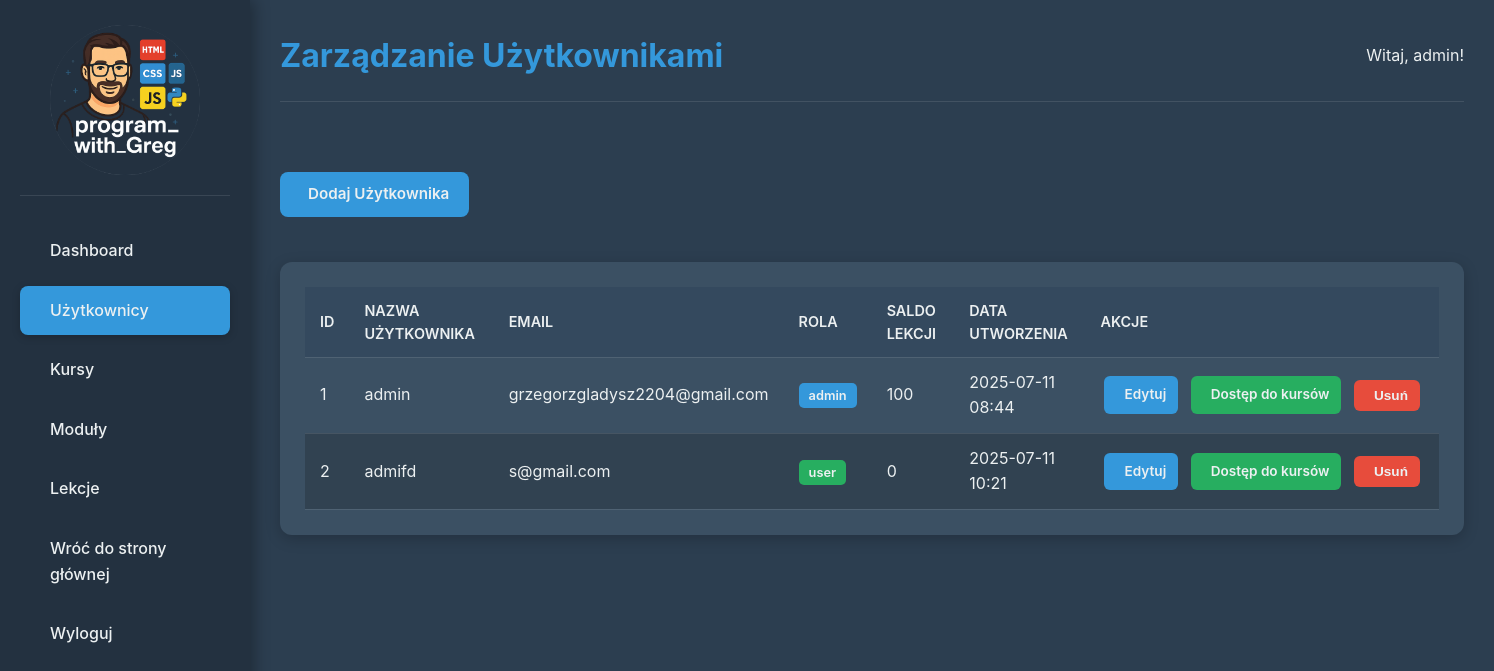
Before: /admin/users (signed in) with the older database file.
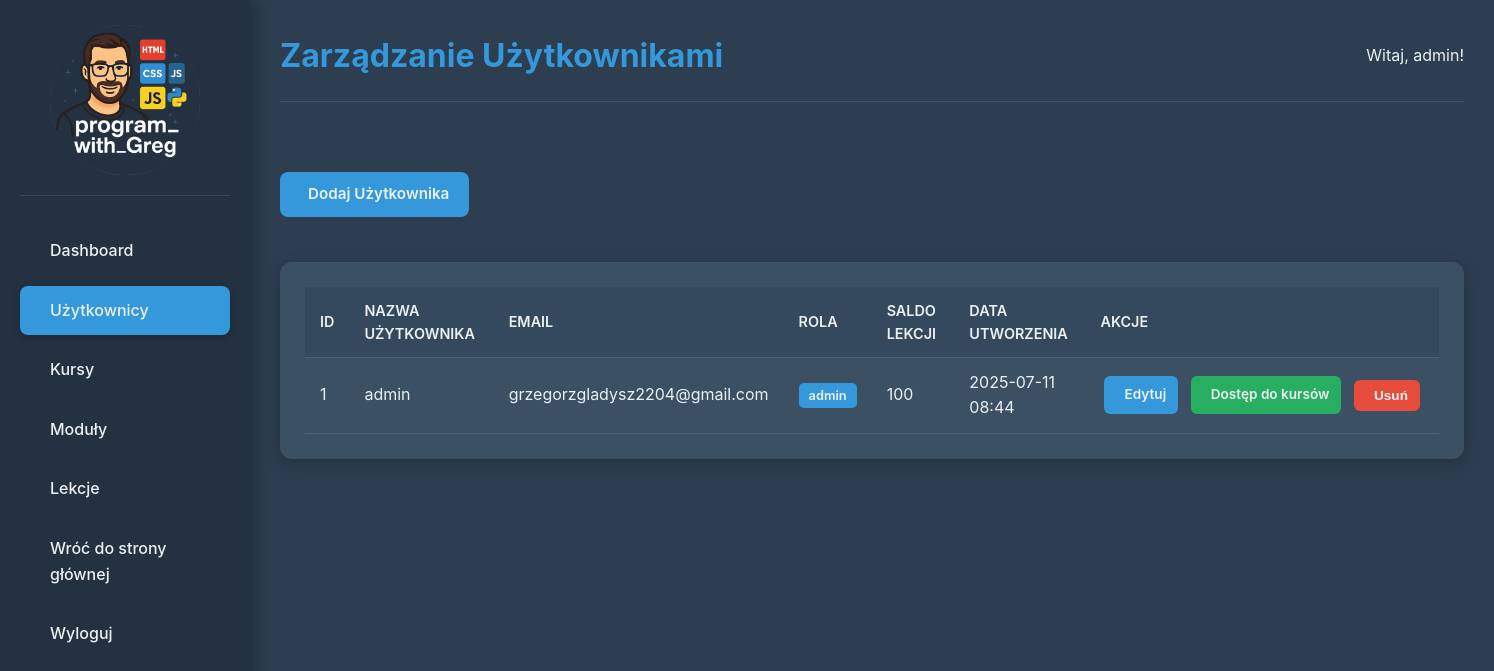
After: the same page with the newer database file.
### models.py (models this page shows, shortened)
class User(db.Model):
    id = db.Column(db.Integer, primary_key=True)
    username = db.Column(db.String(80), unique=True, nullable=False)
    email = db.Column(db.String(120), unique=True, nullable=False)
    password_hash = db.Column(db.String(255), nullable=False) # Zwiększono rozmiar dla bezpieczeństwa hashy
    role = db.Column(db.String(20), default='user', nullable=False) # 'user', 'admin'. Dodano nullable=False
    lessons_balance = db.Column(db.Integer, default=0, nullable=False) # Dodano nullable=False
    created_at = db.Column(db.DateTime, default=datetime.utcnow)
    course_accesses = db.relationship('UserCourseAccess', backref='user', lazy=True, cascade="all, delete-orphan")

### main.py (the view)
@app.route('/admin/users') # Dekorator Flask dla trasy '/admin/users'.
@admin_required # Dekorator `admin_required` upewnia się, że tylko administratorzy mają dostęp.
def admin_users(): # Definiuje funkcję widoku `admin_users`.
    users = User.query.all() # Pobiera wszystkich użytkowników z bazy danych.
    return render_template('admin/users.html', users=users) # Renderuje szablon `admin/users.html` i przekazuje listę użytkowników.

### templates/admin/users.html (shortened to what this page needs)
{% extends "admin/base_admin.html" %}
{% block page_title %}Zarządzanie Użytkownikami{% endblock %}
{% block content %}
    <div class="admin-actions-bar">
        <a href="{{ url_for('admin_add_user') }}" class="btn-primary"> Dodaj Użytkownika</a>
    </div>
    <div class="admin-table-container admin-card">
        <table>
            <thead>
                <tr>
                    <th>ID</th>
                    <th>Nazwa Użytkownika</th>
                    <th>Email</th>
                    <th>Rola</th>
                    <th>Saldo Lekcji</th>
                    <th>Data Utworzenia</th>
                    <th>Akcje</th>
                </tr>
            </thead>
            <tbody>
                {% for user in users %}
                <tr>
                    <td>{{ user.id }}</td>
                    <td>{{ user.username }}</td>
                    <td>{{ user.email }}</td>
                    <td><span class="badge {{ user.role }}">{{ user.role }}</span></td>
                    <td>{{ user.lessons_balance }}</td>
                    <td>{{ user.created_at.strftime('%Y-%m-%d %H:%M') }}</td>
                    <td class="table-actions">
                        <a href="{{ url_for('admin_edit_user', user_id=user.id) }}" class="btn-action edit"> Edytuj</a>
                        <a href="{{ url_for('admin_assign_course_to_user', user_id=user.id) }}" class="btn-action assign"> Dostęp do kursów</a>
                        <form action="{{ url_for('admin_delete_user', user_id=user.id) }}" method="POST" onsubmit="return confirm('Czy na pewno chcesz usunąć tego użytkownika?');" style="display:inline;">
                            <button type="submit" class="btn-action delete"> Usuń</button>
                        </form>
                    </td>
                </tr>
                {% else %}
                <tr>
                    <td colspan="7">Brak użytkowników.</td>
                </tr>
                {% endfor %}
            </tbody>
        </table>
    </div>
{% endblock %}

### templates/admin/base_admin.html (shortened to what this page needs)
<!DOCTYPE html>
<html lang="pl">
<head>
    <link href='https://unpkg.com/boxicons@2.1.4/css/boxicons.min.css' rel='stylesheet'>
    <link rel="stylesheet" href="https://cdnjs.cloudflare.com/ajax/libs/remixicon/3.5.0/remixicon.min.css">
    <link rel="stylesheet" href="{{ url_for('static', filename='css/admin.css') }}">
    <link href="https://cdn.quilljs.com/1.3.6/quill.snow.css" rel="stylesheet">
</head>
<body>
    <div class="admin-wrapper">
        <aside class="admin-sidebar">
            <div class="admin-logo">
                <img src="{{ url_for('static', filename='images/logo.png') }}" alt="Admin Logo">
            </div>
            <nav class="admin-nav">
                <ul>
                    <li><a href="{{ url_for('admin_dashboard') }}" class="{% if request.endpoint == 'admin_dashboard' %}active{% endif %}"> Dashboard</a></li>
                    <li><a href="{{ url_for('admin_users') }}" class="{% if 'admin_users' in request.endpoint %}active{% endif %}"> Użytkownicy</a></li>
                    <li><a href="{{ url_for('admin_courses') }}" class="{% if 'admin_courses' in request.endpoint %}active{% endif %}"> Kursy</a></li>
                    <li><a href="{{ url_for('admin_modules') }}" class="{% if 'admin_modules' in request.endpoint %}active{% endif %}"> Moduły</a></li>
                    <li><a href="{{ url_for('admin_lessons') }}" class="{% if 'admin_lessons' in request.endpoint %}active{% endif %}"> Lekcje</a></li>
                    <li><a href="{{ url_for('index') }}"> Wróć do strony głównej</a></li>
                    <li><a href="{{ url_for('logout') }}"> Wyloguj</a></li>
                </ul>
            </nav>
        </aside>
        <main class="admin-content">
            <header class="admin-header">
                <h2>{% block page_title %}{% endblock %}</h2>
                <div class="admin-header-actions">
                    <span>Witaj, {{ session.get('username', 'Admin') }}!</span>
                </div>
            </header>
            <div class="admin-card-container">
                {% block content %}
                {% endblock %}
            </div>
        </main>
    </div>
</body>
</html>

### static/css/admin.css (style rules this page uses)
:root { --admin-bg-dark: #2c3e50; --admin-bg-light: #34495e; --admin-sidebar-bg: #233140; --admin-text-light: #ecf0f1; --admin-text-darker: #bdc3c7; --admin-accent-blue: #3498db; --admin-accent-green: #27ae60; --admin-accent-red: #e74c3c; --admin-accent-orange: #f39c12; --admin-border-color: rgba(255, 255, 255, 0.1); --admin-card-bg: #3b5063; --admin-hover-bg: rgba(255, 255, 255, 0.08); --admin-active-bg: var(--admin-accent-blue); }
*, *::before, *::after { box-sizing: border-box; margin: 0; padding: 0; }
html { height: 100%; }
body { font-family: 'Inter', 'Segoe UI', Tahoma, Geneva, Verdana, sans-serif; background-color: var(--admin-bg-dark); color: var(--admin-text-light); line-height: 1.6; overflow-x: hidden; min-height: 100vh; display: flex; flex-direction: column; }
a { text-decoration: none; color: inherit; }
ul { list-style: none; }
table { width: 100%; border-collapse: collapse; }
th, td { padding: 12px 15px; text-align: left; border-bottom: 1px solid var(--admin-border-color); }
th { background-color: var(--admin-bg-light); font-weight: 600; color: var(--admin-text-light); text-transform: uppercase; font-size: 0.9em; }
td { background-color: var(--admin-card-bg); }
.btn-primary, .btn-secondary, .btn-action, .btn-small { padding: 10px 20px; border-radius: 8px; font-size: 0.95rem; font-weight: 600; text-align: center; transition: all 0.3s ease; cursor: pointer; border: none; display: inline-flex; align-items: center; justify-content: center; gap: 8px; }
.btn-primary { background-color: var(--admin-accent-blue); color: var(--admin-text-light); }
.btn-action { padding: 8px 12px; font-size: 0.85rem; border-radius: 6px; margin: 0 4px; }
.btn-action.edit { background-color: var(--admin-accent-blue); color: var(--admin-text-light); }
.btn-action.assign { background-color: var(--admin-accent-green); color: var(--admin-text-light); }
.btn-action.delete { background-color: var(--admin-accent-red); color: var(--admin-text-light); }
.admin-wrapper { display: flex; min-height: 100vh; }
.admin-sidebar { width: 250px; min-width: 250px; background-color: var(--admin-sidebar-bg); padding: 25px 20px; display: flex; flex-direction: column; box-shadow: 4px 0 15px rgba(0, 0, 0, 0.3); position: sticky; top: 0; height: 100vh; overflow-y: auto; }
.admin-logo { text-align: center; margin-bottom: 30px; padding-bottom: 20px; border-bottom: 1px solid var(--admin-border-color); }
.admin-logo img { max-width: 150px; height: auto; display: block; margin: 0 auto; }
.admin-nav ul { display: flex; flex-direction: column; gap: 10px; }
.admin-nav a { display: flex; align-items: center; gap: 15px; padding: 12px 15px; border-radius: 8px; color: var(--admin-text-lighter); font-size: 1rem; font-weight: 500; transition: all 0.2s ease; }
.admin-nav a.active { background-color: var(--admin-active-bg); color: var(--admin-text-light); box-shadow: 0 2px 8px rgba(0, 0, 0, 0.2); }
.admin-content { flex-grow: 1; padding: 30px; background-color: var(--admin-bg-dark); display: flex; flex-direction: column; gap: 25px; }
.admin-header { display: flex; justify-content: space-between; align-items: center; padding-bottom: 20px; border-bottom: 1px solid var(--admin-border-color); }
.admin-header h2 { font-size: 2rem; color: var(--admin-accent-blue); font-weight: 700; }
.admin-header-actions span { font-size: 1rem; color: var(--admin-text-lighter); }
.admin-card-container { display: flex; flex-direction: column; gap: 25px; }
.admin-card { background-color: var(--admin-card-bg); border-radius: 12px; padding: 25px; box-shadow: 0 4px 15px rgba(0, 0, 0, 0.2); }
.admin-table-container { overflow-x: auto; margin-top: 20px; }
.admin-table-container table { min-width: 700px; }
.table-actions { white-space: nowrap; }
.badge { padding: 5px 10px; border-radius: 5px; font-size: 0.8em; font-weight: 600; color: var(--admin-text-light); }
.badge.admin { background-color: var(--admin-accent-blue); }

Changed rows visible on the page:
removed User: id "2", username "admifd", email "s@gmail.com", role "user", lessons_balance "0", created_at "2025-07-11 10:21"
